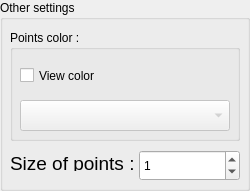
               <widget class="QGroupBox" name="gb2">
                <property name="geometry">
                 <rect>
                  <x>10</x>
                  <y>540</y>
                  <width>250</width>
                  <height>191</height>
                 </rect>
                </property>
                <property name="title">
                 <string>Other settings</string>
                </property>
                <widget class="QDoubleSpinBox" name="pointSize_current">
                 <property name="geometry">
                  <rect>
                   <x>139</x>
                   <y>150</y>
                   <width>101</width>
                   <height>31</height>
                  </rect>
                 </property>
                 <property name="cursor">
                  <cursorShape>PointingHandCursor</cursorShape>
                 </property>
                 <property name="decimals">
                  <number>0</number>
                 </property>
                 <property name="maximum">
                  <double>99.000000000000000</double>
                 </property>
                 <property name="value">
                  <double>1.000000000000000</double>
                 </property>
                </widget>
                <widget class="QLabel" name="label_13">
                 <property name="geometry">
                  <rect>
                   <x>10</x>
                   <y>155</y>
                   <width>131</width>
                   <height>16</height>
                  </rect>
                 </property>
                 <property name="minimumSize">
                  <size>
                   <width>0</width>
                   <height>0</height>
                  </size>
                 </property>
                 <property name="maximumSize">
                  <size>
                   <width>16777215</width>
                   <height>16777215</height>
                  </size>
                 </property>
                 <property name="font">
                  <font>
                   <pointsize>14</pointsize>
                  </font>
                 </property>
                 <property name="text">
                  <string>Size of points :</string>
                 </property>
                </widget>
                <widget class="QGroupBox" name="groupBox_8">
                 <property name="geometry">
                  <rect>
                   <x>10</x>
                   <y>30</y>
                   <width>230</width>
                   <height>111</height>
                  </rect>
                 </property>
                 <property name="title">
                  <string>Points color :</string>
                 </property>
                 <widget class="ColorListEditor" name="pointsColor">
                  <property name="enabled">
                   <bool>false</bool>
                  </property>
                  <property name="geometry">
                   <rect>
                    <x>10</x>
                    <y>70</y>
                    <width>210</width>
                    <height>31</height>
                   </rect>
                  </property>
                  <property name="minimumSize">
                   <size>
                    <width>0</width>
                    <height>0</height>
                   </size>
                  </property>
                  <property name="maximumSize">
                   <size>
                    <width>16777215</width>
                    <height>16777215</height>
                   </size>
                  </property>
                  <property name="font">
                   <font>
                    <pointsize>14</pointsize>
                   </font>
                  </property>
                  <property name="cursor">
                   <cursorShape>PointingHandCursor</cursorShape>
                  </property>
                 </widget>
                 <widget class="QCheckBox" name="checkColor">
                  <property name="geometry">
                   <rect>
                    <x>10</x>
                    <y>30</y>
                    <width>201</width>
                    <height>31</height>
                   </rect>
                  </property>
                  <property name="cursor">
                   <cursorShape>PointingHandCursor</cursorShape>
                  </property>
                  <property name="text">
                   <string>View color</string>
                  </property>
                  <property name="checked">
                   <bool>false</bool>
                  </property>
                 </widget>
                </widget>
               </widget>
